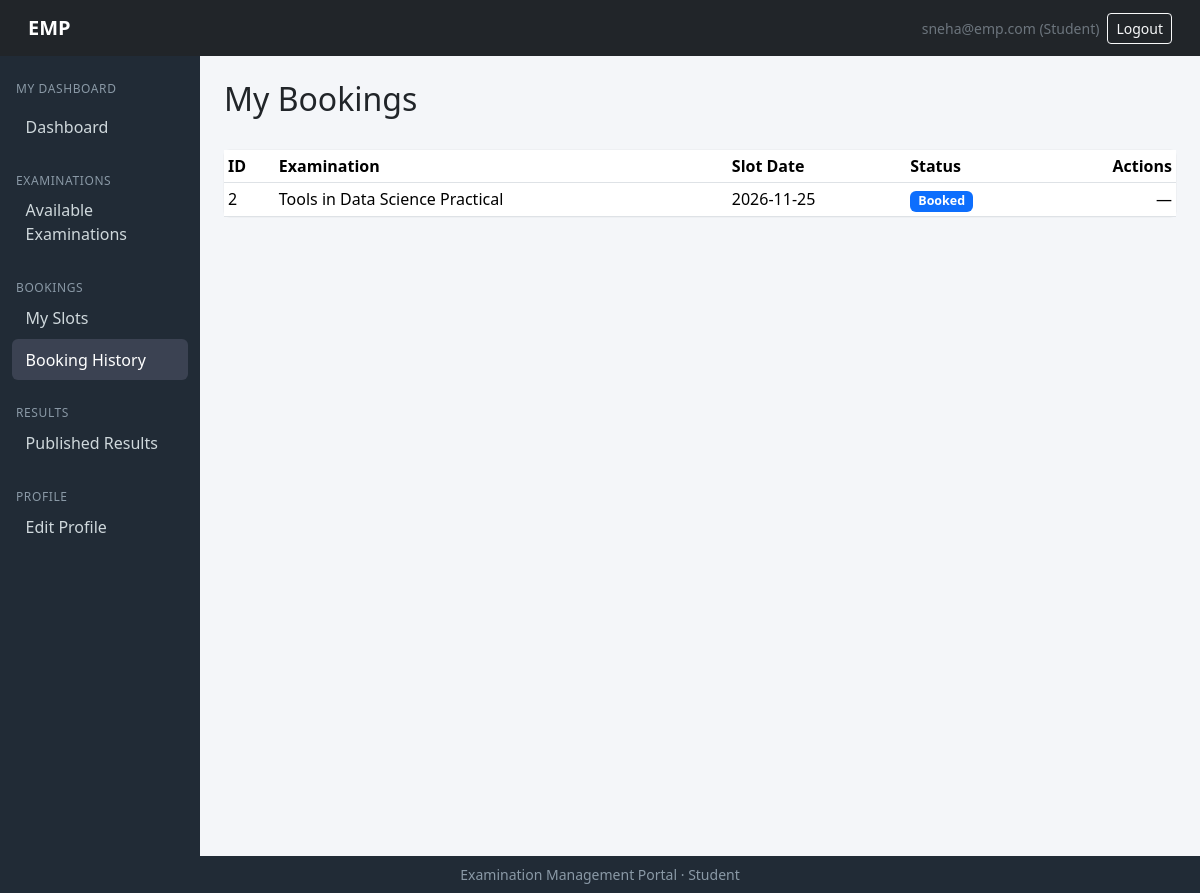
Before: /student/bookings (signed in) with the older database file.
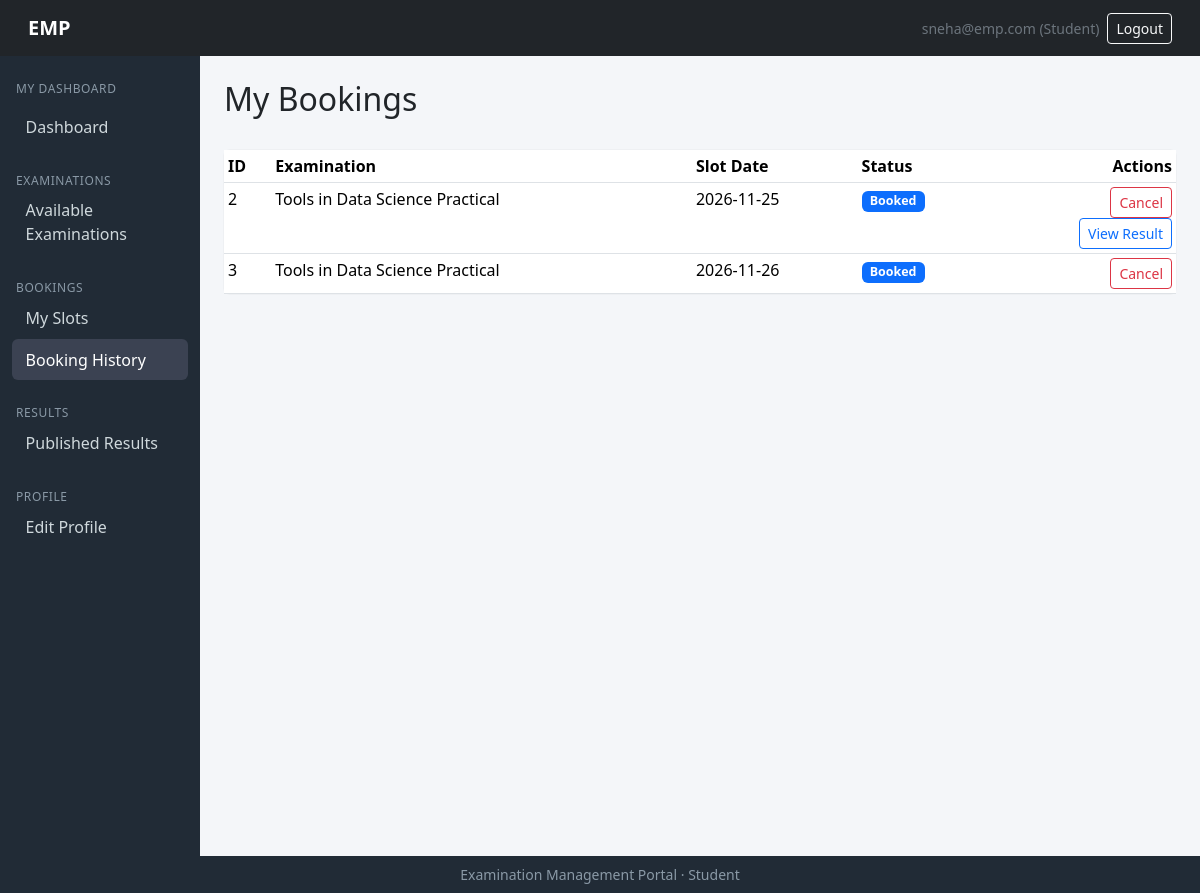
After: the same page with the newer database file.
### models/models.py (models this page shows)
class Examination(db.Model):
    __tablename__ = "examinations"
    id   = db.Column(db.Integer, primary_key=True)
    course_id = db.Column(db.Integer, db.ForeignKey("courses.id"), nullable=False)
    name     = db.Column(db.String(150), nullable=False)
    exam_type= db.Column(db.String(30), nullable=False)   # Viva|Practical|Project Demo|Assessment
    duration = db.Column(db.Integer, nullable=False)       # in minutes ig?
    max_marks = db.Column(db.Integer, nullable=False)
    slot_creation_start = db.Column(db.DateTime)
    slot_creation_end=db.Column(db.DateTime)
    slot_booking_start  = db.Column(db.DateTime)
    slot_booking_end  = db.Column(db.DateTime)
    status = db.Column(db.String(20), default="draft")  # draft|slot_creation|booking_open|closed|completed perhaps
    rubrics = db.relationship("Rubric", backref="exam")
    slots  = db.relationship("ExaminationSlot", backref="exam")

class ExaminationSlot(db.Model):
    __tablename__ = "examination_slots"
    id  = db.Column(db.Integer, primary_key=True)
    exam_id  = db.Column(db.Integer, db.ForeignKey("examinations.id"), nullable=False)
    examiner_id=db.Column(db.Integer, db.ForeignKey("examiners.id"), nullable=False)
    date = db.Column(db.Date, nullable=False)
    start_time= db.Column(db.Time, nullable=False)
    end_time       = db.Column(db.Time, nullable=False)
    max_capacity   = db.Column(db.Integer, nullable=False)
    available_seats = db.Column(db.Integer, nullable=False)
    status         = db.Column(db.String(20), default="available")  # available|full|cancelled|completed
    bookings  = db.relationship("Booking", backref="slot")

### routes/student_routes.py (the view)
@student_bp.route('/bookings')
@login_required
def bookings():
    if current_user.role != 'student':
        flash('Access denied.', 'danger')
        return redirect(url_for('auth.login'))
    student = get_student_or_abort()
    if not student:
        flash('Student profile not found.', 'danger')
        return redirect(url_for('auth.login'))
    bookings_list = []
    for b in student.bookings:
        s = b.slot
        has_result = b.evaluation and b.evaluation.status == 'published'
        bookings_list.append({
            'id': b.id,
            'exam_id': s.exam_id,
            'exam_name': s.exam.name,
            'slot_date': s.date,
            'status': b.status.capitalize(),
            'results': has_result,
        })
    is_open = booking_period_open()
    return render_template('student/bookings.html',
        bookings=bookings_list,
        student_id=student.id,
        booking_open=is_open,
    )

### app.py (called while the page is built)
@login_manager.user_loader
def load_user(user_id):
    return User.query.get(int(user_id))

### routes/student_routes.py (called while the page is built)
def get_student_or_abort():
    return Student.query.filter_by(user_id=current_user.id).first()

def booking_period_open():
    return Examination.query.filter_by(status='booking_open').count() > 0

### templates/student/bookings.html (shortened to what this page needs)
{% extends "student/base_student.html" %}
{% import "admin/_status.html" as status %}
{% block content %}
<div class="d-flex justify-content-between align-items-center mb-4">
    <h2>My Bookings</h2>
</div>
<div class="card">
    <div class="table-responsive">
        <table class="table table-sm table-hover mb-0">
            <thead>
                <tr>
                    <th>ID</th>
                    <th>Examination</th>
                    <th>Slot Date</th>
                    <th>Status</th>
                    <th class="text-end">Actions</th>
                </tr>
            </thead>
            <tbody>
                {% for b in bookings %}
                    <tr>
                        <td>{{ b.id }}</td>
                        <td>{{ b.exam_name }}</td>
                        <td>{{ b.slot_date }}</td>
                        <td>{{ status.status_badge(b.status) }}</td>
                        <td class="text-end">
                            {% if b.status == 'Booked' and booking_open %}
                                <form method="POST" action="{{ url_for('student.cancel', booking_id=b.id) }}"
                                      onsubmit="return confirm('Cancel this booking?')">
                                    <button type="submit" class="btn btn-sm btn-outline-danger">Cancel</button>
                                </form>
                            {% else %}
                                —
                            {% endif %}
                            {% if b.results %}
                                <a class="btn btn-sm btn-outline-primary ms-1" href="{{ url_for('student.result', booking_id=b.id) }}">View Result</a>
                            {% endif %}
                        </td>
                    </tr>
                {% else %}
                    <tr><td colspan="5" class="text-center text-muted py-4">No bookings found.</td></tr>
                {% endfor %}
            </tbody>
        </table>
    </div>
</div>
{% endblock %}

### templates/admin/_status.html
{% macro status_badge(status) %}
{% set m = {
  'Draft':'secondary',
  'Slot Creation':'info',
  'Booking Open':'primary',
  'Closed':'warning',
  'Completed':'success',
  'Available':'success',
  'Full':'danger',
  'Cancelled':'dark',
  'Completed':'success',
  'Booked':'primary',
  'Cancelled':'dark',
  'Completed':'success',
  'Active':'success',
  'Inactive':'secondary',
  'Pending':'warning',
  'Approved':'success',
  'Rejected':'danger',
  'Open':'success',
  'Closed':'danger'
} %}
{% set color = m.get(status, 'secondary') %}
<span class="badge bg-{{ color }} badge-status">{{ status }}</span>
{% endmacro %}

Changed rows visible on the page:
changed Examination (number 1 of 2 on the later page): text "—" → "Cancel View Result"
now on this page (row edited): Examination: id "3", exam_name "Tools in Data Science Practical", slot_date "2026-11-26", status "Booked"
